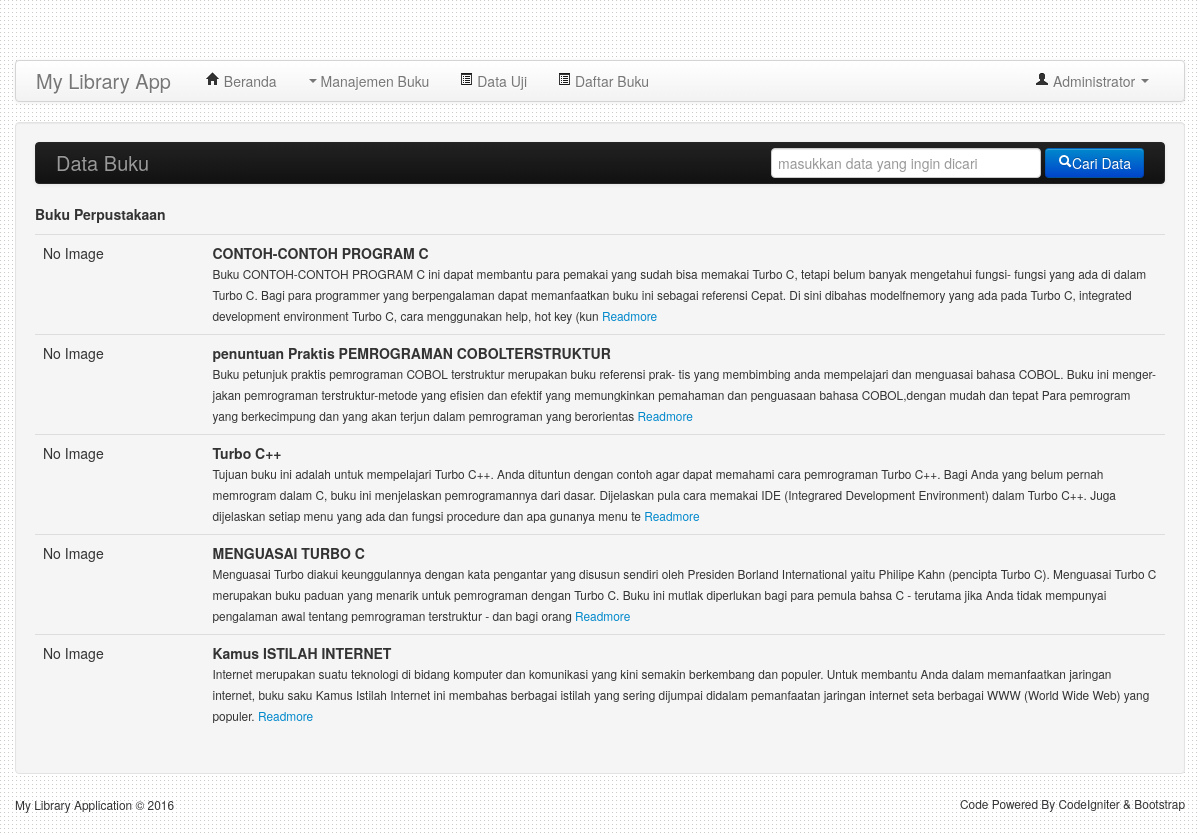
Screenshot of /dashboard.php (signed in) with the database file from the repository.
### tables this page shows
CREATE TABLE IF NOT EXISTS `buku` (
  `id_buku` int(11) NOT NULL,
  `kode_buku` varchar(5) NOT NULL,
  `kode_rak` varchar(5) NOT NULL,
  `judul_buku` varchar(255) NOT NULL,
  `keterangan` longtext NOT NULL,
  `img_buku` varchar(50) NOT NULL,
  `classifikasi` int(11) NOT NULL
);

### bera.php (the view, shortened to what this page needs)
<div class="navbar navbar-inverse">
	<div class="navbar-inner">
		<div class="container">
			<a class="brand" href="#">Data Buku</a>
				<div class="span5 pull-right">
					<form action="#" method="POST" class="navbar-form pull-right">
					<input type="text" class="span3" name="cari" placeholder="masukkan data yang ingin dicari"/>
					<button type="submit" class="btn btn-primary"><i class="icon-search icon-white"></i>Cari Data</button>
				</form>
			</div>
		</div>
	</div>
</div>
<div class='col-sm-9'>
	<h5>Buku Perpustakaan</h5>
	<?php
		$sql=mysql_query("select * from buku order by id_buku desc limit 5");
		$jumlahBuku=mysql_num_rows($sql);
		echo"<table class='table'>";
		echo"<tbody>";
		if($jumlahBuku>0){
			while($buku=mysql_fetch_object($sql)){
				$ket = substr($buku->keterangan, 0,400);
				echo"<tr>";
				if(empty($buku->img_buku)){
					echo"<td width='15%'>No Image</td>";
				}else{
					echo"<td width='15%'><img src='image/".$buku->img_buku."' class='img-polaroid'>	</td>";
				}
				echo"<td><b>".$buku->judul_buku."</b> <br/><small>".$ket;
				if(isset($_SESSION['nama']) && $_SESSION['login']==true){
					echo" <a href='beranda.php?p=readMore&idb=".$buku->id_buku."'>Readmore</a></small></td>";
				}else{
					echo" <a href='index.php?p=readMore&idb=".$buku->id_buku."'>Readmore</a></small></td>";
				}
				echo"</tr>";
			}
		}else{
			echo"<tr>";
			echo"<td>Tidak Ada Data Buku</td>";
			echo"</tr>";
		}
		echo"</tbody>";
		echo"</table>";
	?>
</div>

### asset/css/docs.css (style rules this page uses)
body { position: relative; padding-top: 40px; background-image:url(../img/bg_dotted.png); }

### rows the page displays
buku: judul_buku "CONTOH-CONTOH PROGRAM C", keterangan "Buku CONTOH-CONTOH PROGRAM C ini dapat membantu para pemakai yang sudah bisa memakai Turbo C, tetapi belum banyak mengetahui fungsi- fungsi yang ada di dalam Turbo C. Bagi para programmer yang berpengalaman dapat memanfaatkan buku ini sebagai referensi Cepat. Di sini dibahas modelfnemory yang ada pada Turbo C, integrated development environment Turbo C, cara menggunakan help, hot key (kun"
buku: judul_buku "penuntuan Praktis PEMROGRAMAN COBOLTERSTRUKTUR", keterangan "Buku petunjuk praktis pemrograman COBOL terstruktur merupakan buku referensi prak- tis yang membimbing anda mempelajari dan menguasai bahasa COBOL. Buku ini menger- jakan pemrograman terstruktur-metode yang efisien dan efektif yang memungkinkan pemahaman dan penguasaan bahasa COBOL,dengan mudah dan tepat Para pemrogram yang berkecimpung dan yang akan terjun dalam pemrograman yang berorientas"
buku: judul_buku "Turbo C++", keterangan "Tujuan buku ini adalah untuk mempelajari Turbo C++. Anda dituntun dengan contoh agar dapat memahami cara pemrograman Turbo C++. Bagi Anda yang belum pernah memrogram dalam C, buku ini menjelaskan pemrogramannya dari dasar. Dijelaskan pula cara memakai IDE (Integrared Development Environment) dalam Turbo C++. Juga dijelaskan setiap menu yang ada dan fungsi procedure dan apa gunanya menu te"
buku: judul_buku "MENGUASAI TURBO C", keterangan "Menguasai Turbo diakui keunggulannya dengan kata pengantar yang disusun sendiri oleh Presiden Borland International yaitu Philipe Kahn (pencipta Turbo C). Menguasai Turbo C merupakan buku paduan yang menarik untuk pemrograman dengan Turbo C. Buku ini mutlak diperlukan bagi para pemula bahsa C - terutama jika Anda tidak mempunyai pengalaman awal tentang pemrograman terstruktur - dan bagi orang"
buku: judul_buku "Kamus ISTILAH INTERNET", keterangan "Internet merupakan suatu teknologi di bidang komputer dan komunikasi yang kini semakin berkembang dan populer. Untuk membantu Anda dalam memanfaatkan jaringan internet, buku saku Kamus Istilah Internet ini membahas berbagai istilah yang sering dijumpai didalam pemanfaatan jaringan internet seta berbagai WWW (World Wide Web) yang populer."

### other values shown
$_SESSION['nama'] "Administrator"
